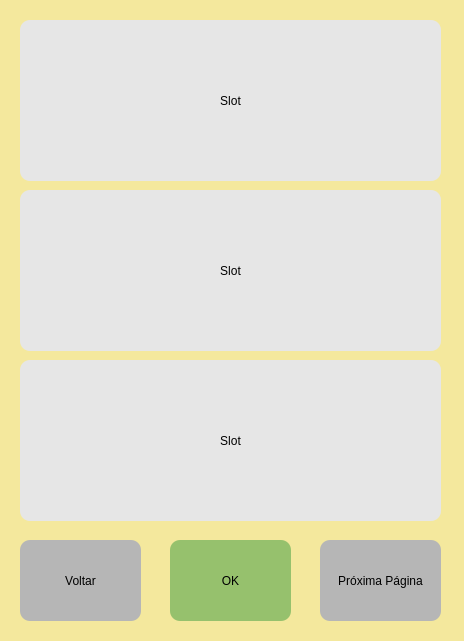
<?xml version="1.0" encoding="UTF-8"?>
<ui version="4.0">
 <class>listWindow</class>
 <widget class="QMainWindow" name="listWindow">
  <property name="geometry">
   <rect>
    <x>0</x>
    <y>0</y>
    <width>464</width>
    <height>641</height>
   </rect>
  </property>
  <property name="minimumSize">
   <size>
    <width>464</width>
    <height>641</height>
   </size>
  </property>
  <property name="maximumSize">
   <size>
    <width>464</width>
    <height>641</height>
   </size>
  </property>
  <property name="windowTitle">
   <string>Listar Lembretes</string>
  </property>
  <property name="styleSheet">
   <string notr="true">background-color: rgb(244, 232, 157);</string>
  </property>
  <widget class="QWidget" name="centralwidget">
   <widget class="QPushButton" name="leftButton">
    <property name="geometry">
     <rect>
      <x>20</x>
      <y>540</y>
      <width>121</width>
      <height>81</height>
     </rect>
    </property>
    <property name="styleSheet">
     <string notr="true">QPushButton{
	border-radius:10px;
	
	background-color: rgb(182, 182, 182);
}
</string>
    </property>
    <property name="text">
     <string>Voltar</string>
    </property>
   </widget>
   <widget class="QPushButton" name="okButton">
    <property name="geometry">
     <rect>
      <x>170</x>
      <y>540</y>
      <width>121</width>
      <height>81</height>
     </rect>
    </property>
    <property name="styleSheet">
     <string notr="true">QPushButton{
	border-radius:10px;
	background-color: rgb(150, 193, 109);
}

QPushButton:hover{
	background-color: rgb(169, 225, 109);
}</string>
    </property>
    <property name="text">
     <string>OK</string>
    </property>
   </widget>
   <widget class="QPushButton" name="rightButton">
    <property name="geometry">
     <rect>
      <x>320</x>
      <y>540</y>
      <width>121</width>
      <height>81</height>
     </rect>
    </property>
    <property name="styleSheet">
     <string notr="true">QPushButton{
	border-radius:10px;
	
	background-color: rgb(182, 182, 182);
}
</string>
    </property>
    <property name="text">
     <string>Próxima Página</string>
    </property>
   </widget>
   <widget class="QPushButton" name="noteButton1">
    <property name="geometry">
     <rect>
      <x>20</x>
      <y>20</y>
      <width>421</width>
      <height>161</height>
     </rect>
    </property>
    <property name="styleSheet">
     <string notr="true">QPushButton{
	border-radius:10px;
	background-color: rgb(230, 230, 230);
}

QPushButton:hover{
	background-color: rgb(252, 188, 184);
}</string>
    </property>
    <property name="text">
     <string>Slot</string>
    </property>
   </widget>
   <widget class="QPushButton" name="noteButton2">
    <property name="geometry">
     <rect>
      <x>20</x>
      <y>190</y>
      <width>421</width>
      <height>161</height>
     </rect>
    </property>
    <property name="styleSheet">
     <string notr="true">QPushButton{
	border-radius:10px;
	background-color: rgb(230, 230, 230);
}

QPushButton:hover{
	background-color: rgb(252, 188, 184);
}</string>
    </property>
    <property name="text">
     <string>Slot</string>
    </property>
   </widget>
   <widget class="QPushButton" name="noteButton3">
    <property name="geometry">
     <rect>
      <x>20</x>
      <y>360</y>
      <width>421</width>
      <height>161</height>
     </rect>
    </property>
    <property name="styleSheet">
     <string notr="true">QPushButton{
	border-radius:10px;
	background-color: rgb(230, 230, 230);
}

QPushButton:hover{
	background-color: rgb(252, 188, 184);
}</string>
    </property>
    <property name="text">
     <string>Slot</string>
    </property>
   </widget>
  </widget>
 </widget>
 <resources/>
 <connections>
  <connection>
   <sender>okButton</sender>
   <signal>clicked()</signal>
   <receiver>listWindow</receiver>
   <slot>close()</slot>
   <hints>
    <hint type="sourcelabel">
     <x>230</x>
     <y>580</y>
    </hint>
    <hint type="destinationlabel">
     <x>231</x>
     <y>320</y>
    </hint>
   </hints>
  </connection>
 </connections>
</ui>
